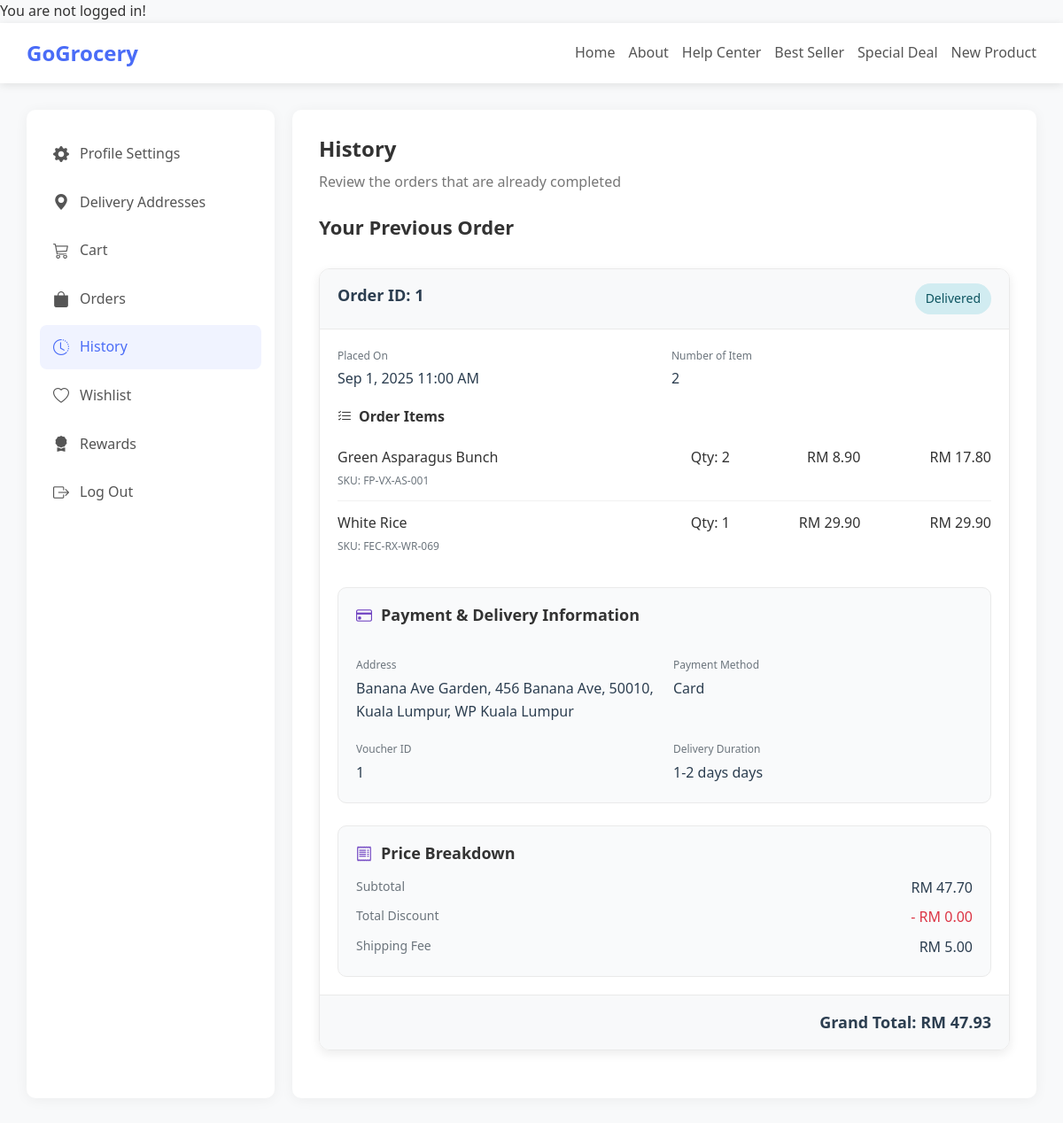
The app's page /profile/history/historyDetails.php?id=1 with its own data.
### tables this page shows
CREATE TABLE IF NOT EXISTS orders (
  order_id INT UNSIGNED AUTO_INCREMENT PRIMARY KEY,
  user_id INT UNSIGNED NOT NULL,
  address_id INT UNSIGNED NOT NULL,
  status ENUM('paid','delivered') NOT NULL DEFAULT 'paid',   
  payment_method ENUM('card','bank_transfer','e_wallet','grabpay','fpx') NOT NULL,
  voucher_id INT UNSIGNED NULL,                     
  subtotal DECIMAL(10,2) NOT NULL DEFAULT 0.00,
  voucher_discount_value DECIMAL(10,2) NOT NULL DEFAULT 0.00,  
  shipping_fee DECIMAL(10,2) NOT NULL DEFAULT 0.00,
  delivery_duration VARCHAR(50) NOT NULL,
  grand_total DECIMAL(10,2) AS (subtotal - voucher_discount_value + shipping_fee) STORED,
  placed_at TIMESTAMP NOT NULL DEFAULT CURRENT_TIMESTAMP,
  KEY idx_orders_user (user_id),
  CONSTRAINT fk_orders_user
    FOREIGN KEY (user_id) REFERENCES users(user_id)
    ON DELETE RESTRICT ON UPDATE CASCADE,
  CONSTRAINT fk_orders_address
    FOREIGN KEY (address_id) REFERENCES addresses(address_id)
    ON DELETE RESTRICT ON UPDATE CASCADE,
  CONSTRAINT fk_orders_voucher
    FOREIGN KEY (voucher_id) REFERENCES vouchers(voucher_id)
    ON DELETE SET NULL ON UPDATE CASCADE
);

CREATE TABLE IF NOT EXISTS order_items (
  order_item_id INT UNSIGNED AUTO_INCREMENT PRIMARY KEY,
  order_id INT UNSIGNED NOT NULL,
  product_id INT UNSIGNED NOT NULL,
  product_name VARCHAR(255) NOT NULL,       
  sku VARCHAR(64) NOT NULL,                 
  unit_price DECIMAL(10,2) NOT NULL,
  quantity INT UNSIGNED NOT NULL CHECK (quantity > 0),
  line_discount DECIMAL(10,2) NOT NULL DEFAULT 0.00,     
  line_total DECIMAL(10,2) AS (unit_price * quantity - line_discount) STORED,
  KEY idx_order_items_order (order_id),
  KEY idx_order_items_product (product_id),
  CONSTRAINT fk_order_items_order
    FOREIGN KEY (order_id) REFERENCES orders(order_id)
    ON DELETE CASCADE ON UPDATE CASCADE,
  CONSTRAINT fk_order_items_product
    FOREIGN KEY (product_id) REFERENCES products(product_id)
    ON DELETE RESTRICT ON UPDATE CASCADE
);

### profile/history/historyDetails.php (the view, shortened to what this page needs)
 <?php
if (isset($_GET['id'])) {
    $order_id = intval($_GET['id']);
} else {
    die("Fail to get order_id from order page.");
}
?>
<?php
include(__DIR__ . '/../../connect_db.php');
$errorMsg = null;
$orderStmt = $conn->prepare("SELECT * FROM orders WHERE order_id = ?");
$orderStmt->bind_param("i", $order_id);
if ($orderStmt->execute()){
    $orderResult = $orderStmt->get_result();
    $orderInfo = $orderResult->fetch_assoc();
} else {
    $errorMsg = $orderStmt->error;
}
$address_id = $orderInfo['address_id'];
$addressStmt = $conn->prepare("SELECT * FROM addresses WHERE address_id = ?");
$addressStmt->bind_param("i", $address_id);
if ($addressStmt->execute()){
    $addressResult = $addressStmt->get_result();
    $address = $addressResult->fetch_assoc();
    $parts = [];
    if (!empty($address['apartment'])) {
        $parts[] = $address['apartment'];
    }
    $parts[] = $address['street'];
    $parts[] = $address['postcode'];
    $parts[] = $address['city'];
    $parts[] = $address['state_territory'];
    $address = implode(", ", $parts);
} else {
    $errorMsg = $addressStmt->error;
}
$itemStmt = $conn->prepare("SELECT * FROM order_items WHERE order_id = ?");
$itemStmt->bind_param("i", $order_id);
if ($itemStmt->execute()){
    $itemResult = $itemStmt->get_result();
    $orderItemList = [];
    while($row = $itemResult->fetch_assoc()) {
        $orderItemList[] = $row;
    }
} else {
    $errorMsg = $itemStmt->error;
}
?>
<!DOCTYPE html>
<html>
    <head>
        <link href="https://cdn.jsdelivr.net/npm/bootstrap-icons/font/bootstrap-icons.css" rel="stylesheet">
        <link href="https://cdn.jsdelivr.net/npm/bootstrap@5.3.0/dist/css/bootstrap.min.css" rel="stylesheet">
        <link rel="stylesheet" href="../../css/profile.css">
    </head>
    <body>
        <div id="header">
            <div class="logo">GoGrocery</div>
            <div class="nav-links">
                <a href="">Home</a>
                <a href="">About</a>
                <a href="">Help Center</a>
                <a href="">Best Seller</a>
                <a href="">Special Deal</a>
                <a href="">New Product</a>
            </div>
        </div>
        <div class="main-container">
            <div id="profileSettingSideBar">
                <ul class="menu-items">
                    <li><a href=""><i class="bi bi-gear-fill"></i> Profile Settings</a></li>
                    <li><a href="../deliveryAddress/index.php"><i class="bi bi-geo-alt-fill"></i> Delivery Addresses</a></li>
                    <li><a href="../cart/index.php"><i class="bi bi-cart3"></i> Cart</a></li>
                    <li><a href="../order/index.php"><i class="bi bi-bag-fill"></i> Orders</a></li>
                    <li><a href="../history/index.php" class="active"><i class="bi bi-clock-history"></i> History</a></li>
                    <li><a href=""><i class="bi bi-heart"></i> Wishlist</a></li>
                    <li><a href=""><i class="bi bi-award-fill"></i> Rewards</a></li>
                    <li><a href="../../auth/logout.php"><i class="bi bi-box-arrow-right"></i> Log Out</a></li>
                </ul>
            </div>
            <div id="profileContent">
                <div class="content-header">
                    <h1>History</h1>
                    <p>Review the orders that are already completed</p>
                </div>
                <div class="content">
                    <h2>Your Previous Order</h2>
                    <?php if (!empty($errorMsg)): ?>
                        <p class="errMessage">Error occurred when fetching records. Please try again.</p>
                        <pre class="errMessage"><?php echo htmlspecialchars($errorMsg); ?></pre>
                    <?php elseif (empty($orderInfo)): ?>
                        <p class="tips">No order record found</p>
                    <?php else: ?>
                        <br/>
                    <?php endif; ?>
                    <div class="card-order">
                        <div class="order-header">
                            <h3 class="order-orderId">Order ID: <?php echo $order_id; ?></h3>
                            <span class="order-status status-delivered">Delivered</span>
                        </div>
                        <div class="order-body">
                            <div class="order-details">
                                <div class="detail-item">
                                    <span class="detail-label">Placed On</span>
                                    <span class="detail-value">
                                        <?php echo isset($orderInfo['placed_at'])
                                            ? date('M j, Y g:i A', strtotime($orderInfo['placed_at']))
                                            : '-'; ?>
                                    </span>
                                </div>
                                <div class="detail-item">
                                    <span class="detail-label">Number of Item</span>
                                    <span class="detail-value"><?php echo count($orderItemList); ?></span>
                                </div>
                            </div>
                            <div class="order-items">
                                <h4 class="items-title"><i class="bi bi-list-check"></i> Order Items</h4>
                                <ul class="item-list">
                                    <?php foreach ($orderItemList as $item): ?>
                                    <li>
                                        <div class="item-info">
                                            <div class="item-name"><?php echo htmlspecialchars($item['product_name']); ?></div>
                                            <div class="item-sku">SKU: <?php echo $item['sku']; ?></div>
                                        </div>
                                        <div class="item-quantity">Qty: <?php echo $item['quantity']; ?></div>
                                        <div class="item-price">RM <?php echo number_format($item['unit_price'], 2); ?></div>
                                        <div class="item-total">RM <?php echo number_format($item['line_total'], 2); ?></div>
                                    </li>
                                    <?php endforeach; ?>
                                </ul>
                            </div>
                            <div class="order-payment-section">
                                <h4 class="payment-title"><i class="bi bi-credit-card"></i> Payment & Delivery Information</h4>
                                <div class="payment-item">
                                    <span class="payment-label">Address</span>
                                    <span class="payment-value"><?php echo isset($address) ? $address : '-'; ?></span>
                                </div>
                                <div class="payment-item">
                                    <span class="payment-label">Payment Method</span>
                                    <span class="payment-value"><?php echo isset($orderInfo['payment_method']) ? ucfirst($orderInfo['payment_method']) : '-'; ?></span>
                                </div>
                                <div class="payment-item">
                                    <span class="payment-label">Voucher ID</span>
                                    <span class="payment-value"><?php echo isset($orderInfo['voucher_id']) && !empty($orderInfo['voucher_id']) ? $orderInfo['voucher_id'] : '-'; ?></span>
                                </div>
                                <div class="payment-item">
                                    <span class="payment-label">Delivery Duration</span>
                                    <span class="payment-value"><?php echo isset($orderInfo['delivery_duration']) ? $orderInfo['delivery_duration'].' days' : '-'; ?></span>
                                </div>
                            </div>
                            <div class="breakdown-section">
                                <h4 class="breakdown-title"><i class="bi bi-receipt"></i> Price Breakdown</h4>
                                <div class="breakdown-vertical">
                                    <div class="breakdown-item">
                                        <span class="breakdown-label">Subtotal</span>
                                        <span class="breakdown-value">RM <?php echo isset($orderInfo['subtotal']) ? number_format($orderInfo['subtotal'], 2) : '0.00'; ?></span>
                                    </div>
                                    <div class="breakdown-item">
                                        <span class="breakdown-label">Total Discount</span>
                                        <span class="breakdown-value discountValue">- RM <?php echo isset($orderInfo['discount_total']) ? number_format($orderInfo['discount_total'], 2) : '0.00'; ?></span>
                                    </div>
                                    <div class="breakdown-item">
                                        <span class="breakdown-label">Shipping Fee</span>
                                        <span class="breakdown-value">RM <?php echo isset($orderInfo['shipping_fee']) ? number_format($orderInfo['shipping_fee'], 2) : '0.00'; ?></span>
                                    </div>
                                </div>
                            </div>
                        </div>
                        <div class="grand-total">
                            Grand Total: RM <?php echo isset($orderInfo['grand_total']) ? number_format($orderInfo['grand_total'], 2) : '-'; ?>
                        </div>
                    </div>
                </div>
            </div>
        </div>
    </body>
</html>

### records on screen
orders: placed_at "Sep 1, 2025 11:00 AM", payment_method "Card", voucher "1", delivery_duration "1-2 days", subtotal "47.70", shipping_fee "5.00", grand_total "47.93"
order_items: product_name "Green Asparagus Bunch", sku "FP-VX-AS-001", quantity "2", unit_price "8.90", line_total "17.80"
order_items: product_name "White Rice", sku "FEC-RX-WR-069", quantity "1", unit_price "29.90", line_total "29.90"

### other values on screen
$order_id "1"
count($orderItemList) "2"
$address "Banana Ave Garden, 456 Banana Ave, 50010, Kuala Lumpur, WP Kuala Lumpur"
